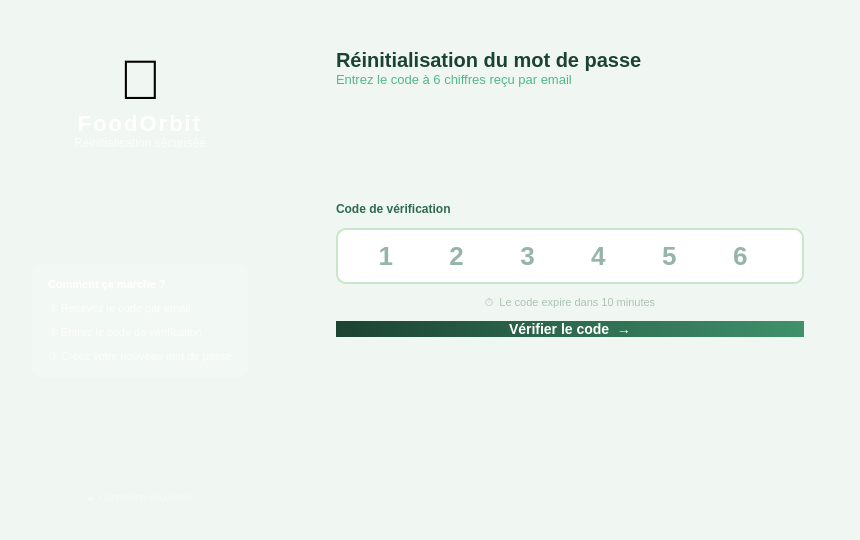
<?xml version="1.0" encoding="UTF-8"?>
<ui version="4.0">
 <class>ResetWindow</class>
 <widget class="QDialog" name="ResetWindow">
  <property name="geometry">
   <rect><x>0</x><y>0</y><width>860</width><height>540</height></rect>
  </property>
  <property name="minimumSize"><size><width>700</width><height>480</height></size></property>
  <property name="windowTitle"><string>Réinitialisation - FoodOrbit</string></property>
  <property name="styleSheet">
   <string notr="true">
QDialog { background: #F0F7F2; }
QLineEdit {
  background: white; color: #1B4332;
  border: 1.5px solid #C8E6C9; border-radius: 8px;
  padding: 10px 14px; font-size: 13px;
}
QLineEdit:focus { border: 2px solid #2D6A4F; background: white; }
   </string>
  </property>

  <layout class="QHBoxLayout" name="mainLayout">
   <property name="spacing"><number>0</number></property>
   <property name="leftMargin"><number>0</number></property>
   <property name="topMargin"><number>0</number></property>
   <property name="rightMargin"><number>0</number></property>
   <property name="bottomMargin"><number>0</number></property>

   <!-- ══ GAUCHE ══ -->
   <item>
    <widget class="QFrame" name="panneauGauche">
     <property name="minimumWidth"><number>280</number></property>
     <property name="maximumWidth"><number>340</number></property>
     <property name="styleSheet">
      <string notr="true">
QFrame#panneauGauche {
  background: qlineargradient(x1:0,y1:0,x2:0,y2:1,
    stop:0 #1B4332, stop:1 #40916C);
}
QLabel { background: transparent; }
      </string>
     </property>
     <layout class="QVBoxLayout" name="leftVL">
      <property name="leftMargin"><number>32</number></property>
      <property name="topMargin"><number>48</number></property>
      <property name="rightMargin"><number>32</number></property>
      <property name="bottomMargin"><number>36</number></property>
      <property name="spacing"><number>0</number></property>

      <item>
       <widget class="QLabel" name="lblEmoji">
        <property name="text"><string>🔐</string></property>
        <property name="alignment"><set>Qt::AlignCenter</set></property>
        <property name="minimumHeight"><number>80</number></property>
        <property name="maximumHeight"><number>80</number></property>
        <property name="styleSheet"><string notr="true">font-size:56px;background:transparent;</string></property>
       </widget>
      </item>

      <item>
       <widget class="QLabel" name="lblBrand">
        <property name="text"><string>FoodOrbit</string></property>
        <property name="alignment"><set>Qt::AlignCenter</set></property>
        <property name="minimumHeight"><number>38</number></property>
        <property name="maximumHeight"><number>38</number></property>
        <property name="styleSheet"><string notr="true">font-size:22px;font-weight:bold;color:white;letter-spacing:2px;background:transparent;</string></property>
       </widget>
      </item>

      <item>
       <widget class="QLabel" name="lblSub">
        <property name="text"><string>Réinitialisation sécurisée</string></property>
        <property name="alignment"><set>Qt::AlignCenter</set></property>
        <property name="minimumHeight"><number>28</number></property>
        <property name="maximumHeight"><number>28</number></property>
        <property name="styleSheet"><string notr="true">font-size:12px;color:rgba(255,255,255,0.65);background:transparent;</string></property>
       </widget>
      </item>

      <item>
       <spacer>
        <property name="orientation"><enum>Qt::Vertical</enum></property>
        <property name="sizeHint" stdset="0"><size><width>0</width><height>28</height></size></property>
       </spacer>
      </item>

      <!-- Info box -->
      <item>
       <widget class="QFrame" name="infoBox">
        <property name="styleSheet">
         <string notr="true">QFrame{background:rgba(255,255,255,0.12);border-radius:10px;}QLabel{background:transparent;}</string>
        </property>
        <layout class="QVBoxLayout" name="infoVL">
         <property name="leftMargin"><number>16</number></property>
         <property name="topMargin"><number>14</number></property>
         <property name="rightMargin"><number>16</number></property>
         <property name="bottomMargin"><number>14</number></property>
         <property name="spacing"><number>10</number></property>
         <item>
          <widget class="QLabel" name="lblHow">
           <property name="text"><string>Comment ça marche ?</string></property>
           <property name="styleSheet"><string notr="true">font-size:11px;font-weight:bold;color:white;</string></property>
          </widget>
         </item>
         <item>
          <widget class="QLabel" name="lblS1">
           <property name="text"><string>① Recevez le code par email</string></property>
           <property name="styleSheet"><string notr="true">font-size:11px;color:rgba(255,255,255,0.8);</string></property>
          </widget>
         </item>
         <item>
          <widget class="QLabel" name="lblS2">
           <property name="text"><string>② Entrez le code de vérification</string></property>
           <property name="styleSheet"><string notr="true">font-size:11px;color:rgba(255,255,255,0.8);</string></property>
          </widget>
         </item>
         <item>
          <widget class="QLabel" name="lblS3">
           <property name="text"><string>③ Créez votre nouveau mot de passe</string></property>
           <property name="styleSheet"><string notr="true">font-size:11px;color:rgba(255,255,255,0.8);</string></property>
          </widget>
         </item>
        </layout>
       </widget>
      </item>

      <item>
       <spacer>
        <property name="orientation"><enum>Qt::Vertical</enum></property>
        <property name="sizeHint" stdset="0"><size><width>0</width><height>40</height></size></property>
       </spacer>
      </item>

      <item>
       <widget class="QLabel" name="lblFooter">
        <property name="text"><string>🔒  Connexion sécurisée</string></property>
        <property name="alignment"><set>Qt::AlignCenter</set></property>
        <property name="styleSheet"><string notr="true">font-size:10px;color:rgba(255,255,255,0.35);background:transparent;</string></property>
       </widget>
      </item>

     </layout>
    </widget>
   </item>

   <!-- ══ DROITE ══ -->
   <item>
    <widget class="QFrame" name="panneauDroit">
     <property name="styleSheet">
      <string notr="true">QFrame#panneauDroit{background:#F0F7F2;}</string>
     </property>
     <layout class="QVBoxLayout" name="rightVL">
      <property name="leftMargin"><number>56</number></property>
      <property name="topMargin"><number>48</number></property>
      <property name="rightMargin"><number>56</number></property>
      <property name="bottomMargin"><number>40</number></property>
      <property name="spacing"><number>0</number></property>

      <item>
       <widget class="QLabel" name="lblTitle">
        <property name="text"><string>Réinitialisation du mot de passe</string></property>
        <property name="minimumHeight"><number>38</number></property>
        <property name="maximumHeight"><number>38</number></property>
        <property name="styleSheet"><string notr="true">color:#1B4332;font-size:20px;font-weight:bold;background:transparent;</string></property>
       </widget>
      </item>

      <item>
       <widget class="QLabel" name="lblDesc">
        <property name="text"><string>Entrez le code à 6 chiffres reçu par email</string></property>
        <property name="minimumHeight"><number>26</number></property>
        <property name="maximumHeight"><number>26</number></property>
        <property name="styleSheet"><string notr="true">color:#52B788;font-size:13px;background:transparent;</string></property>
       </widget>
      </item>

      <item>
       <spacer>
        <property name="orientation"><enum>Qt::Vertical</enum></property>
        <property name="sizeHint" stdset="0"><size><width>0</width><height>28</height></size></property>
       </spacer>
      </item>

      <!-- StackedWidget -->
      <item>
       <widget class="QStackedWidget" name="stackedWidget">
        <property name="currentIndex"><number>0</number></property>

        <!-- Page 1 : Code -->
        <widget class="QWidget" name="page">
         <layout class="QVBoxLayout" name="p1VL">
          <property name="spacing"><number>12</number></property>
          <property name="leftMargin"><number>0</number></property>
          <property name="topMargin"><number>0</number></property>
          <property name="rightMargin"><number>0</number></property>
          <property name="bottomMargin"><number>0</number></property>

          <item>
           <widget class="QLabel" name="lblStep1">
            <property name="text"><string>Code de vérification</string></property>
            <property name="minimumHeight"><number>20</number></property>
            <property name="maximumHeight"><number>20</number></property>
            <property name="styleSheet"><string notr="true">color:#2D6A4F;font-size:12px;font-weight:bold;background:transparent;</string></property>
           </widget>
          </item>

          <item>
           <widget class="QLineEdit" name="lineEditCode">
            <property name="minimumHeight"><number>56</number></property>
            <property name="maximumHeight"><number>56</number></property>
            <property name="placeholderText"><string>1  2  3  4  5  6</string></property>
            <property name="alignment"><set>Qt::AlignCenter</set></property>
            <property name="styleSheet">
             <string notr="true">
QLineEdit {
  background: white; color: #2D6A4F;
  border: 2px solid #C8E6C9; border-radius: 10px;
  font-size: 26px; font-weight: bold; letter-spacing: 14px;
  padding: 10px 20px;
}
QLineEdit:focus { border-color: #2D6A4F; }
             </string>
            </property>
           </widget>
          </item>

          <item>
           <widget class="QLabel" name="lblHint">
            <property name="text"><string>⏱  Le code expire dans 10 minutes</string></property>
            <property name="alignment"><set>Qt::AlignCenter</set></property>
            <property name="minimumHeight"><number>22</number></property>
            <property name="maximumHeight"><number>22</number></property>
            <property name="styleSheet"><string notr="true">color:#AAC4B0;font-size:11px;background:transparent;</string></property>
           </widget>
          </item>

          <item>
           <widget class="QPushButton" name="btnVerifier">
            <property name="text"><string>Vérifier le code  →</string></property>
            <property name="minimumHeight"><number>48</number></property>
            <property name="maximumHeight"><number>48</number></property>
            <property name="cursor"><cursorShape>PointingHandCursor</cursorShape></property>
            <property name="styleSheet">
             <string notr="true">
QPushButton {
  background: qlineargradient(x1:0,y1:0,x2:1,y2:0,stop:0 #1B4332,stop:1 #40916C);
  color: white; border: none; border-radius: 10px;
  font-size: 14px; font-weight: bold;
}
QPushButton:hover { background: #1B4332; }
             </string>
            </property>
           </widget>
          </item>

          <item>
           <spacer>
            <property name="orientation"><enum>Qt::Vertical</enum></property>
            <property name="sizeHint" stdset="0"><size><width>0</width><height>10</height></size></property>
           </spacer>
          </item>
         </layout>
        </widget>

        <!-- Page 2 : Nouveau MDP -->
        <widget class="QWidget" name="page_2">
         <layout class="QVBoxLayout" name="p2VL">
          <property name="spacing"><number>12</number></property>
          <property name="leftMargin"><number>0</number></property>
          <property name="topMargin"><number>0</number></property>
          <property name="rightMargin"><number>0</number></property>
          <property name="bottomMargin"><number>0</number></property>

          <item>
           <widget class="QLabel" name="lblNMDP">
            <property name="text"><string>Nouveau mot de passe</string></property>
            <property name="minimumHeight"><number>20</number></property>
            <property name="maximumHeight"><number>20</number></property>
            <property name="styleSheet"><string notr="true">color:#2D6A4F;font-size:12px;font-weight:bold;background:transparent;</string></property>
           </widget>
          </item>
          <item>
           <widget class="QLineEdit" name="lineEditNewMDP">
            <property name="minimumHeight"><number>44</number></property>
            <property name="maximumHeight"><number>44</number></property>
            <property name="placeholderText"><string>Minimum 6 caractères</string></property>
           </widget>
          </item>

          <item>
           <widget class="QLabel" name="lblCMDP">
            <property name="text"><string>Confirmer le mot de passe</string></property>
            <property name="minimumHeight"><number>20</number></property>
            <property name="maximumHeight"><number>20</number></property>
            <property name="styleSheet"><string notr="true">color:#2D6A4F;font-size:12px;font-weight:bold;background:transparent;</string></property>
           </widget>
          </item>
          <item>
           <widget class="QLineEdit" name="lineEditConfirmMDP">
            <property name="minimumHeight"><number>44</number></property>
            <property name="maximumHeight"><number>44</number></property>
            <property name="placeholderText"><string>Répétez le mot de passe</string></property>
           </widget>
          </item>

          <item>
           <widget class="QPushButton" name="btnReset">
            <property name="text"><string>Enregistrer le mot de passe  →</string></property>
            <property name="minimumHeight"><number>48</number></property>
            <property name="maximumHeight"><number>48</number></property>
            <property name="cursor"><cursorShape>PointingHandCursor</cursorShape></property>
            <property name="styleSheet">
             <string notr="true">
QPushButton {
  background: qlineargradient(x1:0,y1:0,x2:1,y2:0,stop:0 #1B4332,stop:1 #40916C);
  color: white; border: none; border-radius: 10px;
  font-size: 14px; font-weight: bold;
}
QPushButton:hover { background: #1B4332; }
             </string>
            </property>
           </widget>
          </item>

          <item>
           <spacer>
            <property name="orientation"><enum>Qt::Vertical</enum></property>
            <property name="sizeHint" stdset="0"><size><width>0</width><height>10</height></size></property>
           </spacer>
          </item>
         </layout>
        </widget>

       </widget>
      </item>

      <item>
       <spacer>
        <property name="orientation"><enum>Qt::Vertical</enum></property>
        <property name="sizeHint" stdset="0"><size><width>0</width><height>20</height></size></property>
       </spacer>
      </item>

     </layout>
    </widget>
   </item>

  </layout>
 </widget>
 <resources/>
 <connections/>
</ui>
